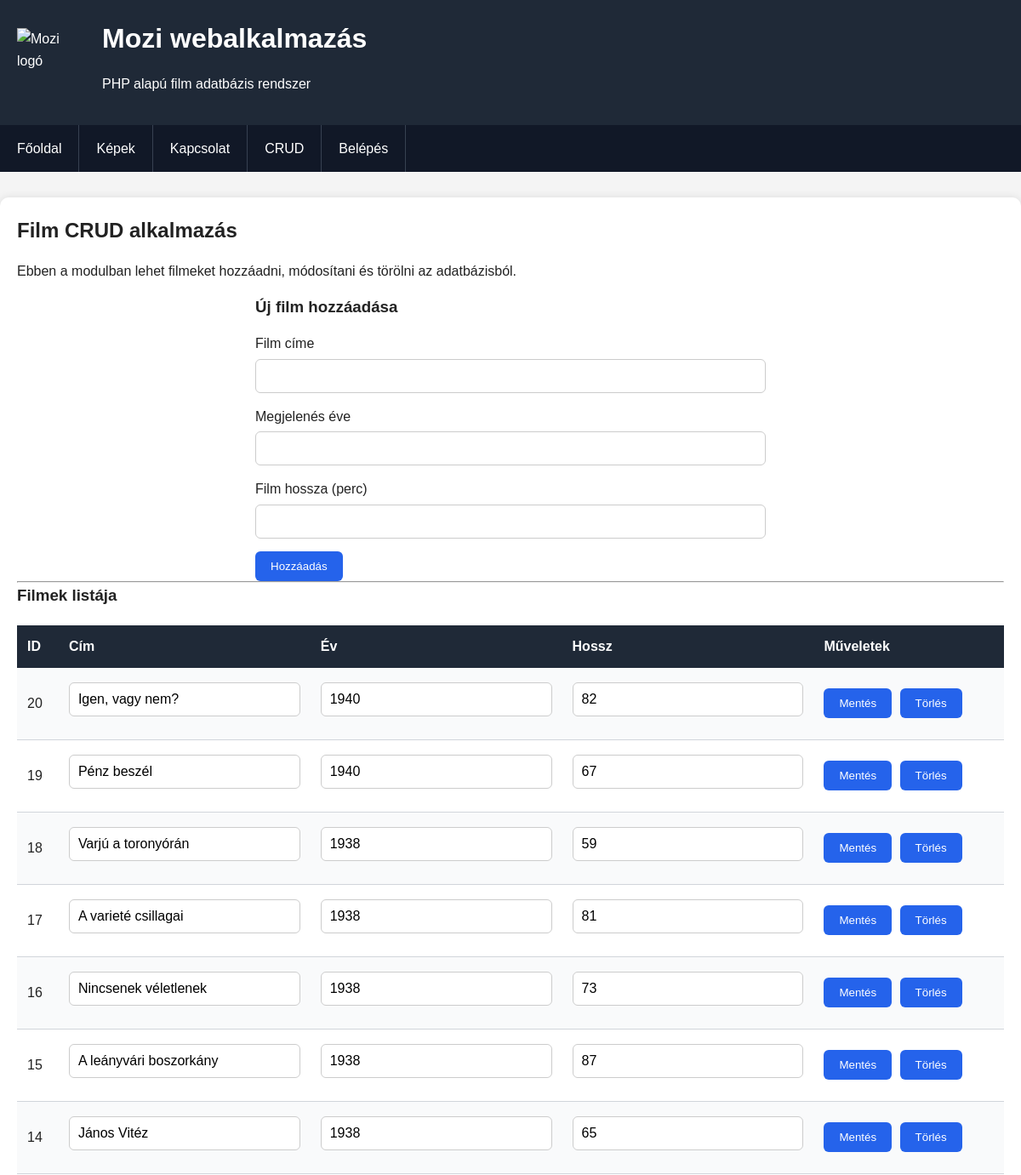
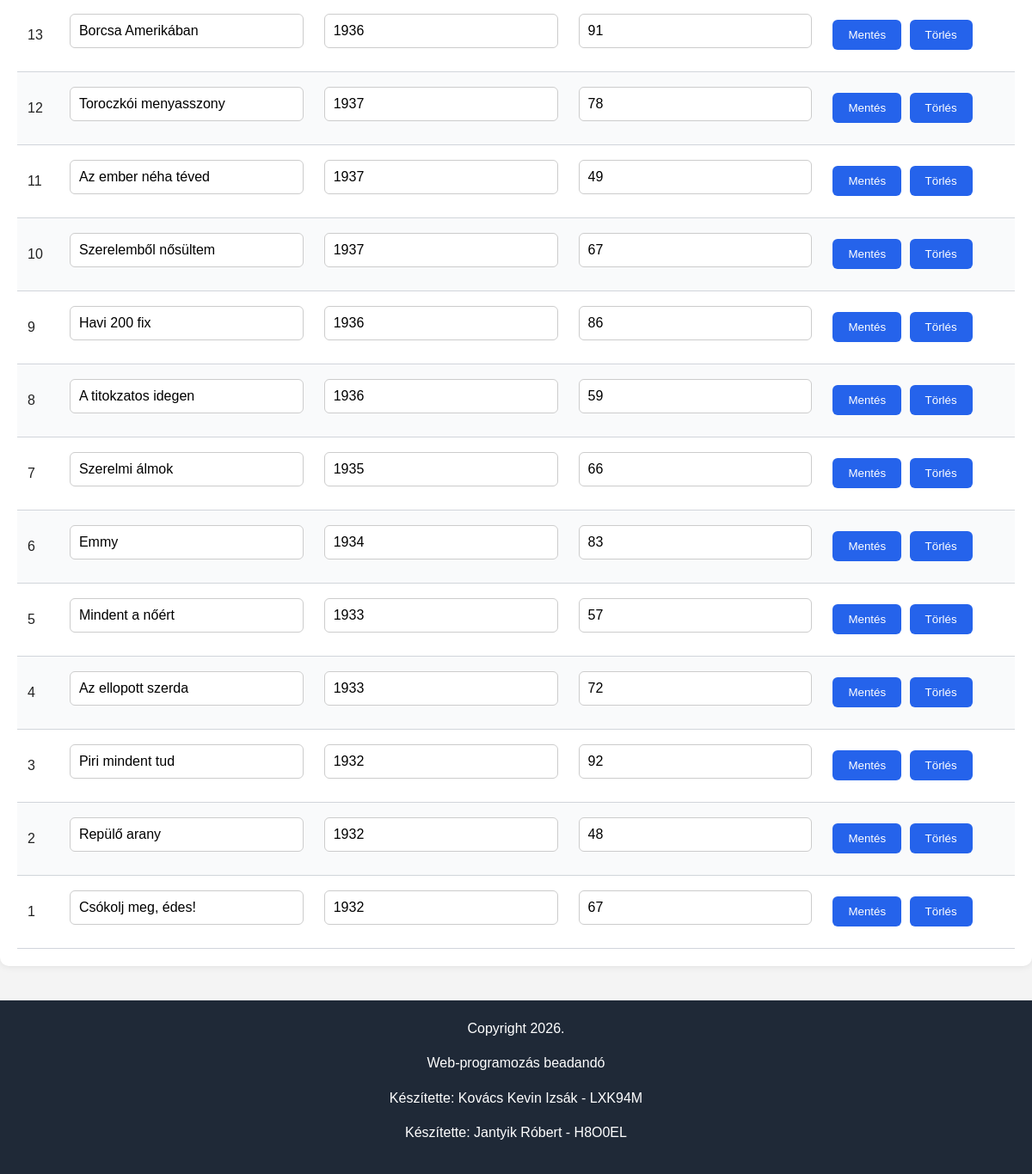
The page /?crud on the database its author committed (2 pictures, top to bottom).
### tables this page shows
CREATE TABLE IF NOT EXISTS film (
    id INT AUTO_INCREMENT PRIMARY KEY,
    cim VARCHAR(255) NOT NULL,
    ev INT NOT NULL,
    hossz INT NOT NULL
);

### index.php (called while the page is built, shortened)
<?php
	include('./includes/config.inc.php');
	include('./templates/index.tpl.php');
?>

### includes/config.inc.php (called while the page is built, shortened)
<?php
$fejlec = array(
    'kepforras' => 'images/logo.png',
    'kepalt' => 'Mozi logó',
    'cim' => 'Mozi webalkalmazás',
    'motto' => 'PHP alapú film adatbázis rendszer'
);
$lablec = array(
    'copyright' => 'Copyright ' . date("Y") . '.',
    'ceg' => 'Web-programozás beadandó'
);
$oldalak = array(
    '/' => array(
        'fajl' => 'fooldal',
        'szoveg' => 'Főoldal',
        'menun' => array(1,1)
    ),
    'kepek' => array(
        'fajl' => 'kepek',
        'szoveg' => 'Képek',
        'menun' => array(1,1)
    ),
    'kapcsolat' => array(
        'fajl' => 'kapcsolat',
        'szoveg' => 'Kapcsolat',
        'menun' => array(1,1)
    ),
    'crud' => array(
        'fajl' => 'crud',
        'szoveg' => 'CRUD',
        'menun' => array(1,1)
    ),
    'uzenetek' => array(
        'fajl' => 'uzenetek',
        'szoveg' => 'Üzenetek',
        'menun' => array(0,1)
    ),
    'belepes' => array(
        'fajl' => 'belepes',
        'szoveg' => 'Belépés',
        'menun' => array(1,0)
    ),
    'kilepes' => array(
        'fajl' => 'kilepes',
        'szoveg' => 'Kilépés',
        'menun' => array(0,1)
    ),
    'belep' => array(
        'fajl' => 'belep',
        'szoveg' => '',
        'menun' => array(0,0)
    ),
    'regisztral' => array(
        'fajl' => 'regisztral',
        'szoveg' => '',
        'menun' => array(0,0)
    )
);
?>

### logicals/crud.php (called while the page is built, shortened)
<?php
$sql = "SELECT * FROM film ORDER BY id DESC";
$stmt = $dbh->query($sql);
$filmek = $stmt->fetchAll(PDO::FETCH_ASSOC);
?>

### templates/pages/crud.tpl.php (the view, shortened to what this page needs)
<h2>Film CRUD alkalmazás</h2>
<p>
    Ebben a modulban lehet filmeket hozzáadni, módosítani és törölni
    az adatbázisból.
</p>
<div class="form-container">
    <h3>Új film hozzáadása</h3>
    <form method="post" action="?crud">
        <label>Film címe</label>
        <input type="text" name="cim">
        <label>Megjelenés éve</label>
        <input type="number" name="ev">
        <label>Film hossza (perc)</label>
        <input type="number" name="hossz">
        <button type="submit">
            Hozzáadás
        </button>
    </form>
</div>
<hr>
<h3>Filmek listája</h3>
<table>
    <tr>
        <th>ID</th>
        <th>Cím</th>
        <th>Év</th>
        <th>Hossz</th>
        <th>Műveletek</th>
    </tr>
    <?php foreach($filmek as $film): ?>
        <tr>
            <form method="post" action="?crud">
                <td>
                    <?= $film['id'] ?>
                </td>
                <td>
                    <input
                        type="text"
                        name="cim"
                        value="<?= $film['cim'] ?>"
                    >
                </td>
                <td>
                    <input
                        type="number"
                        name="ev"
                        value="<?= $film['ev'] ?>"
                    >
                </td>
                <td>
                    <input
                        type="number"
                        name="hossz"
                        value="<?= $film['hossz'] ?>"
                    >
                </td>
                <td>
                    <button
                        class="muvelet-gomb"
                        type="submit"
                        name="muvelet"
                        value="modosit"
                    >
                        Mentés
                    </button>
                    <button
                        class="muvelet-gomb"
                        type="submit"
                        name="muvelet"
                        value="torol"
                        onclick="return confirm('Biztosan törölni szeretnéd?')"
                    >
                        Törlés
                    </button>
                </td>
            </form>
        </tr>
    <?php endforeach; ?>
</table>

### templates/index.tpl.php (shortened to what this page needs)
<!DOCTYPE html>
<html lang="hu">
<head>
    <link rel="stylesheet" href="./styles/stilus.css">
    <link rel="stylesheet" href="./styles/tablazat.css">
</head>
<body>
<header>
    <div class="header-container">
        <img src="<?= $fejlec['kepforras'] ?>" alt="<?= $fejlec['kepalt'] ?>" class="logo">
        <div>
            <h1><?= $fejlec['cim'] ?></h1>
            <p><?= $fejlec['motto'] ?></p>
        </div>
    </div>
</header>
<nav>
    <ul>
        <?php foreach($oldalak as $url => $oldal): ?>
            <?php if(
                (!isset($_SESSION['login']) && $oldal['menun'][0]) ||
                (isset($_SESSION['login']) && $oldal['menun'][1])
            ): ?>
                <li>
                    <a href="<?= ($url == '/') ? '.' : ('?' . $url) ?>">
                        <?= $oldal['szoveg'] ?>
                    </a>
                </li>
            <?php endif; ?>
        <?php endforeach; ?>
    </ul>
</nav>
<main>
    <?php
        if(file_exists("./logicals/{$keres['fajl']}.php")) {
            include("./logicals/{$keres['fajl']}.php");
        }
        include("./templates/pages/{$keres['fajl']}.tpl.php");
    ?>
</main>
<footer>
    <p><?= $lablec['copyright'] ?></p>
    <p><?= $lablec['ceg'] ?></p>
    <p>Készítette: Kovács Kevin Izsák - LXK94M</p>
    <p>Készítette: Jantyik Róbert - H8O0EL</p>
</footer>
</body>
</html>

### styles/stilus.css (style rules this page uses)
* { margin: 0; padding: 0; box-sizing: border-box; }
body { font-family: Arial, sans-serif; background-color: #f4f4f4; color: #222; line-height: 1.6; }
header { background-color: #1f2937; color: white; padding: 20px; }
.header-container { display: flex; align-items: center; gap: 20px; }
.logo { width: 80px; height: 80px; object-fit: contain; }
nav { background-color: #111827; }
nav ul { list-style: none; display: flex; flex-wrap: wrap; }
nav li { border-right: 1px solid #374151; }
nav a { display: block; padding: 15px 20px; color: white; text-decoration: none; transition: background-color 0.2s; }
main { max-width: 1200px; margin: 30px auto; padding: 20px; background-color: white; border-radius: 10px; box-shadow: 0 0 10px rgba(0,0,0,0.1); }
h1, h2, h3 { margin-bottom: 15px; }
p { margin-bottom: 15px; }
footer { margin-top: 40px; background-color: #1f2937; color: white; text-align: center; padding: 20px; }
input, textarea, select { width: 100%; padding: 10px; margin-top: 5px; margin-bottom: 15px; border: 1px solid #ccc; border-radius: 6px; font-size: 16px; }
button { background-color: #2563eb; color: white; border: none; padding: 10px 18px; border-radius: 6px; cursor: pointer; transition: background-color 0.2s; }
.form-container { max-width: 600px; margin: auto; }

### styles/tablazat.css (style rules this page uses)
table { width: 100%; border-collapse: collapse; margin-top: 20px; }
table th { background-color: #1f2937; color: white; padding: 12px; text-align: left; }
table td { padding: 12px; border-bottom: 1px solid #d1d5db; }
table tr:nth-child(even) { background-color: #f9fafb; }
.muvelet-gomb { margin-right: 5px; }

### rows shown on the page
film: id "20", cim "Igen, vagy nem?", ev "1940", hossz "82"
film: id "19", cim "Pénz beszél", ev "1940", hossz "67"
film: id "18", cim "Varjú a toronyórán", ev "1938", hossz "59"
film: id "17", cim "A varieté csillagai", ev "1938", hossz "81"
film: id "16", cim "Nincsenek véletlenek", ev "1938", hossz "73"
film: id "15", cim "A leányvári boszorkány", ev "1938", hossz "87"
film: id "14", cim "János Vitéz", ev "1938", hossz "65"
film: id "13", cim "Borcsa Amerikában", ev "1936", hossz "91"
film: id "12", cim "Toroczkói menyasszony", ev "1937", hossz "78"
film: id "11", cim "Az ember néha téved", ev "1937", hossz "49"
film: id "10", cim "Szerelemből nősültem", ev "1937", hossz "67"
film: id "9", cim "Havi 200 fix", ev "1936", hossz "86"
film: id "8", cim "A titokzatos idegen", ev "1936", hossz "59"
film: id "7", cim "Szerelmi álmok", ev "1935", hossz "66"
film: id "6", cim "Emmy", ev "1934", hossz "83"
film: id "5", cim "Mindent a nőért", ev "1933", hossz "57"
film: id "4", cim "Az ellopott szerda", ev "1933", hossz "72"
film: id "3", cim "Piri mindent tud", ev "1932", hossz "92"
film: id "2", cim "Repülő arany", ev "1932", hossz "48"
film: id "1", cim "Csókolj meg, édes!", ev "1932", hossz "67"

### other values the page prints
$fejlec['cim'] "Mozi webalkalmazás"
$fejlec['motto'] "PHP alapú film adatbázis rendszer"
$oldal['szoveg'] "Főoldal"
$oldal['szoveg'] "Képek"
$oldal['szoveg'] "Kapcsolat"
$oldal['szoveg'] "CRUD"
$oldal['szoveg'] "Belépés"
$lablec['copyright'] "Copyright 2026."
$lablec['ceg'] "Web-programozás beadandó"
